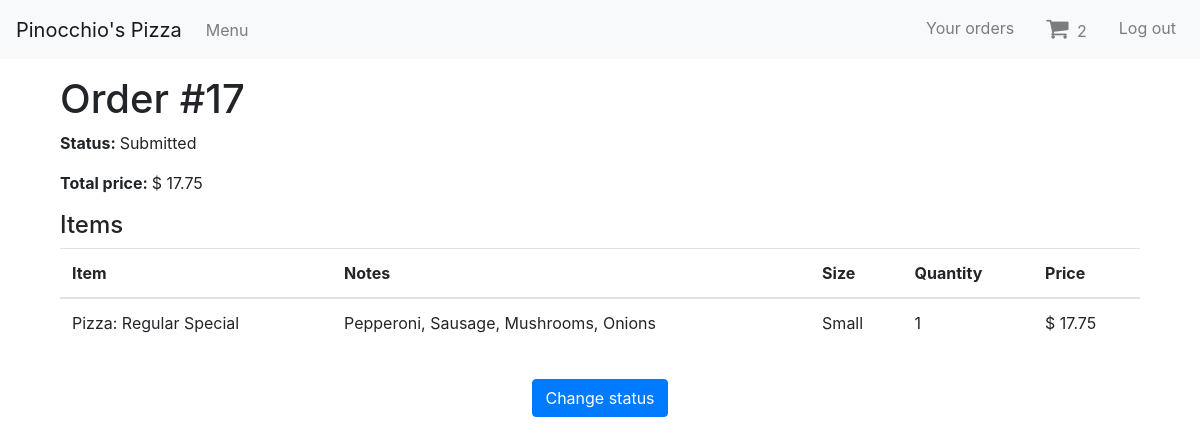
Page /order/17 (signed in) on the committed database.
### orders/models.py (models this page shows, shortened)
class Order(models.Model):
    created_by = models.ForeignKey(User, on_delete=models.SET_NULL, null=True, blank=True)
    time = models.DateTimeField(auto_now=True)
    status_choices = [
        ('p', 'Pending'),
        ('s', 'Submitted'),
        ('pr', 'Processing'),
        ('c', 'Completed'),
    ]
    status = models.CharField(choices=status_choices, max_length=2, blank=False, default='p')
    total_price = models.FloatField(null=True)
    class Meta:
        permissions = (("can_change_status", "Change order status"),)

class Item(models.Model):
    item = models.CharField(max_length=64, null=False)
    size_choices = [
        ('S', 'Small'),
        ('L', 'Large'),
    ]
    size = models.CharField(choices=size_choices, max_length=1, default='S')
    quantity_choices = [(i, i) for i in range (1, 11)]
    quantity = models.IntegerField(choices=quantity_choices, default=1)
    topping = models.ManyToManyField(Toppings, blank=True)
    def display_topping(self):
        return ', '.join(topping.topping for topping in self.topping.all()[:5])
    display_topping.short_description = 'Topping'
    subx = models.ManyToManyField(SubsType, blank=True,
        limit_choices_to=Q(subs_extra=True) | Q(steak_subs_extra=True))
    def display_subx(self):
        """Create a string for the Sub Extra. This is required to display SubX in Admin."""
        return ', '.join(subx.name for subx in self.subx.all()[:4])
    display_subx.short_description = 'Sub Extra'
    price = models.FloatField()
    status_choices = [
        ('p', 'Pending'),
        ('s', 'Submitted'),
        ('pr', 'Processing'),
        ('c', 'Completed'),
    ]
    status = models.CharField(choices=status_choices, max_length=2, blank=True, default='p')
    order_id = models.ForeignKey(Order, on_delete=models.SET_NULL, null=True, blank=True)
    created_by = models.ForeignKey(User, on_delete=models.SET_NULL, null=True, blank=True)

class Toppings(models.Model):
    topping = models.CharField(max_length=64)

### orders/views.py (the view)
# urls.py: path('order/<int:pk>', views.OrderDetailView.as_view(), name="order-detail"),
class OrderDetailView(generic.DetailView):
    model = Order
    def get_context_data(self, **kwargs):
        cart_num = len(Item.objects.filter(created_by=self.request.user).filter(status__exact='p'))
        context = super(OrderDetailView, self).get_context_data(**kwargs)
        context['cart_num'] = cart_num
        return context

### orders/templates/orders/order_detail.html (shortened to what this page needs)
{% extends "base_generic.html" %}
{% block main %}
<h1>Order #{{ order.id }}</h1>
<p><b>Status: </b>{{ order.get_status_display }}</p>
<p><b>Total price: </b>$ {{ order.total_price }}</p>
<h4>Items</h4>
<table class="table">
    <thead>
        <tr>
            <th scope="col">Item</th>
            <th scope="col">Notes</th>
            <th scope="col">Size</th>
            <th scope="col">Quantity</th>
            <th scope="col">Price</th>
        </tr>
    </thead>
    <tbody>
        {% for item in order.item_set.all %}
        <tr>
            <td>{{ item.item }}</td>
            {% if item.display_topping %}
            <td>{{ item.display_topping }}</td>
            {% elif item.display_subx %}
            <td>{{ item.display_subx}}</td>
            {% else %}
            <td>N/A</td>
            {% endif %}
            <td>{{ item.get_size_display }}</td>
            <td>{{ item.quantity }}</td>
            <td>$ <span class="item-price">{{ item.price }}</span></td>
        </tr>
        {% endfor %}
    </tbody>
</table>
{% if perms.orders.can_change_status %}
    <div class="text-center py-3">
        <a href="{% url 'change-order-status' order.pk %}">
            <button class="btn btn-primary" type="submit">Change status</button>
        </a>
    </div>
{% endif %}
{% endblock %}

### rows in the picture
Order: id "17", status "Submitted", total_price "17.75"
Item: item "Pizza: Regular Special", display_topping "Pepperoni, Sausage, Mushrooms, Onions", size "Small", quantity "1", price "17.75"

### other values in the picture
{{ cart_num }} "2"
